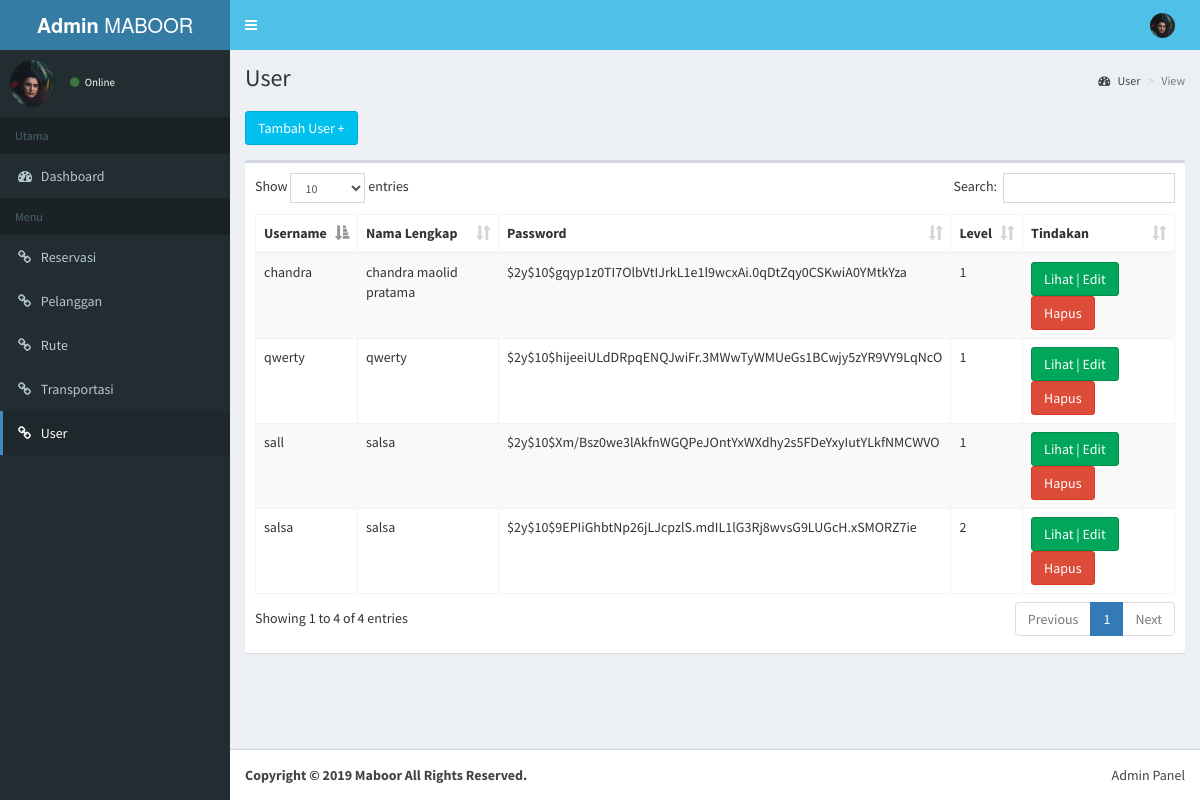
The app's page /index.php/admin/user with its own data.
### tables this page shows
CREATE TABLE `user` (
  `id` int(5) NOT NULL,
  `username` varchar(10) NOT NULL,
  `password` varchar(255) NOT NULL,
  `fullname` varchar(40) NOT NULL,
  `level` varchar(10) NOT NULL
);

### application/controllers/admin/User.php (called while the page is built, shortened)
<?php
class user extends CI_Controller {
	public function __construct()
	{
		$this->load->model('admin/M_User_Admin');
	}
	public function index()
	{
		$user = $this->M_User_Admin->get_user();
		$data['user'] = $user;
		$data['nav'] = 'user';
        $this->load->view('admin/dua/v_header',$data);
		$this->load->view('admin/V_user',$data);
		$script = '<script>
		function viewedit(id){
		  $.ajax({url: "'.base_url().'admin/user/viewedit/"+id, success: function(result){
					$("#viewedit").html(result);
		  }});
		}
		</script>';
		$data['script'] = $script;
		$this->load->view('admin/dua/v_footer',$data);
    }
}

### index.php (called while the page is built, shortened)
<?php
require_once BASEPATH.'core/CodeIgniter.php';

### application/models/admin/M_User_Admin.php (called while the page is built, shortened)
<?php
Class M_User_Admin extends CI_Model{
    public function get_user(){
        return $this->db->get('user')->result_array();
    }
}

### application/views/admin/v_user.php (the view, shortened to what this page needs)
<section class="content-header">
	<h1>User</h1>
	<br>
	<button type="button" class="btn btn-info" data-toggle="modal" data-target="#modal-add">Tambah User +</button>
	<ol class="breadcrumb">
		<li>
			<a href="http://[::1]/lte/admin/dashboard">
				<i class="fa fa-dashboard"></i> User</a>
		</li>
		<li class="active">View</li>
	</ol>
</section>
<section class="content">
	<div class="row">
		<div class="col-xs-12">
			<div class="box">
				<div class="box-body">
					<table id="example1" class="table table-bordered table-striped">
						<thead>
							<tr>
								<th align="center">Username</th>
								<th align="center">Nama Lengkap</th>
								<th align="center">Password</th>
								<th align="center">Level</th>
								<th align="center">Tindakan</th>
							</tr>
						</thead>
						<tbody>
							<?php foreach ($user as $value) : ?>
							<tr>
								<td>
									<?php echo $value['username'] ?>
								</td>
								<td>
									<?php echo $value['fullname'] ?>
								</td>
								<td>
									<?php echo $value['password'] ?>
								</td>
								<td>
									<?php echo $value['level'] ?>
								</td>
								<td>
									<button type="button" onclick="viewedit(<?php echo $value['id'] ?>)" class="btn btn-success" data-toggle="modal" data-target="#modal-viewedit">Lihat | Edit</button>
									<a onclick="return confirm('Are you sure you want to delete this item?');" class="btn btn-danger" href="<?php echo base_url() ?>admin/user/delete/<?php echo $value['id']?>">Hapus</a>
								</td>
							</tr>
							<?php endforeach; ?>
						</tbody>
					</table>
				</div>
			</div>
		</div>
	</div>
</section>

### application/views/admin/dua/v_header.php (shortened to what this page needs)
<!DOCTYPE html>
<html>
<head>
	<link rel="stylesheet" href="<?php echo base_url() ?>assets/admin/bower_components/bootstrap/dist/css/bootstrap.min.css">
	<link rel="stylesheet" href="<?php echo base_url() ?>assets/admin/bower_components/font-awesome/css/font-awesome.min.css">
	<link rel="stylesheet" href="<?php echo base_url() ?>assets/admin/dist/css/AdminLTE.min.css">
        <link rel="stylesheet" href="<?php echo base_url() ?>assets/admin/dist/css/skins/skin-blue.min.css">
        <link rel="stylesheet" href="<?php echo base_url() ?>assets/admin/jquery-ui.css">
        <link rel="stylesheet" href="<?php echo base_url() ?>assets/admin/bower_components/datatables.net-bs/css/dataTables.bootstrap.min.css">
        <link rel="stylesheet" href="<?php echo base_url() ?>assets/admin/bower_datetime/eonasdan-bootstrap-datetimepicker/build/css/bootstrap-datetimepicker.min.css"
        />
        <link rel="stylesheet" href="<?php echo base_url() ?>assets/admin/style.css">
    </head>
    <body class="hold-transition skin-blue sidebar-mini">
    	<div class="wrapper">
    		<header class="main-header">
    			<a href="<?php echo base_url() ?>admin" class="logo">
    					<span class="logo-lg">
    						<b>Admin</b> MABOOR</span>
    					</a>
    					<nav class="navbar navbar-static-top" role="navigation">
    						<a href="#" class="sidebar-toggle" data-toggle="push-menu" role="button">
    						</a>
    						<div class="navbar-custom-menu">
    							<ul class="nav navbar-nav">
    								<li class="dropdown user user-menu">
    									<a href="#" class="dropdown-toggle" data-toggle="dropdown">
    										<img src="<?php echo base_url() ?>assets/admin/dist/img/user.jpg" class="user-image" alt="User Image">
    									</a>
    								</li>
    							</ul>
    						</div>
    					</nav>
    				</header>
    				<aside class="main-sidebar">
    					<section class="sidebar">
    						<div class="user-panel">
    							<div class="pull-left image">
    								<img src="<?php echo base_url() ?>assets/admin/dist/img/user.jpg" class="img-circle" alt="User Image">
    							</div>
    							<div class="pull-left info">
    								<a href="#">
    									<i class="fa fa-circle text-success"></i> Online</a>
    								</div>
    							</div>
    							<ul class="sidebar-menu" data-widget="tree">
    								<li class="header">Utama</li>
    								<li class="<?php echo ($nav == 'dashboard' ? 'active' : '') ?>">
    									<a href="<?php echo base_url() ?>admin/dashboard">
    										<i class="fa fa-dashboard"></i>
    										<span>Dashboard</span>
    									</a>
    								</li>
    								<li class="header">Menu</li>
    								<li class="<?php echo ($nav == 'reservation' ? 'active' : '') ?>">
    									<a href="<?php echo base_url() ?>admin/reservation">
    										<i class="fa fa-link"></i>
    										<span>Reservasi</span>
    									</a>
    								</li>
    								<li class="<?php echo ($nav == 'customer' ? 'active' : '') ?>">
    									<a href="<?php echo base_url() ?>admin/customer">
    										<i class="fa fa-link"></i>
    										<span>Pelanggan</span>
    									</a>
    								</li>
    								<li class="<?php echo ($nav == 'rute' ? 'active' : '') ?>">
    									<a href="<?php echo base_url() ?>admin/rute">
    										<i class="fa fa-link"></i>
    										<span>Rute</span>
    									</a>
    								</li>
    								<li class="<?php echo ($nav == 'transportation' ? 'active' : '') ?>">
    									<a href="<?php echo base_url() ?>admin/transportation">
    										<i class="fa fa-link"></i>
    										<span>Transportasi</span>
    									</a>
    								</li>
    								<li class="<?php echo ($nav == 'user' ? 'active' : '') ?>">
    									<a href="<?php echo base_url() ?>admin/user">
    										<i class="fa fa-link"></i>
    										<span>User</span>
    									</a>
    								</li>
    						</ul>
    					</section>
    				</aside>
    				<div class="content-wrapper">

### application/views/admin/dua/v_footer.php (shortened to what this page needs)
</div>
<footer class="main-footer">
  <div class="pull-right hidden-xs">
    Admin Panel
  </div>
  <strong>Copyright &copy; 2019 Maboor All Rights Reserved.</strong>
</footer>
</div>
</body>
</html>

### assets/admin/style.css (style rules this page uses)
.skin-blue .main-header .navbar { background-color:#4fc1e9; }
.skin-blue .main-header .logo { background-color:#46a5c7; }

### records on screen
user: username "sall", fullname "salsa", password "$2y$10$Xm/Bsz0we3lAkfnWGQPeJOntYxWXdhy2s5FDeYxyIutYLkfNMCWVO", level "1"
user: username "salsa", fullname "salsa", password "$2y$10$9EPIiGhbtNp26jLJcpzlS.mdIL1lG3Rj8wvsG9LUGcH.xSMORZ7ie", level "2"
user: username "qwerty", fullname "qwerty", password "$2y$10$hijeeiULdDRpqENQJwiFr.3MWwTyWMUeGs1BCwjy5zYR9VY9LqNcO", level "1"
user: username "chandra", fullname "chandra maolid pratama", password "$2y$10$gqyp1z0TI7OlbVtIJrkL1e1l9wcxAi.0qDtZqy0CSKwiA0YMtkYza", level "1"
